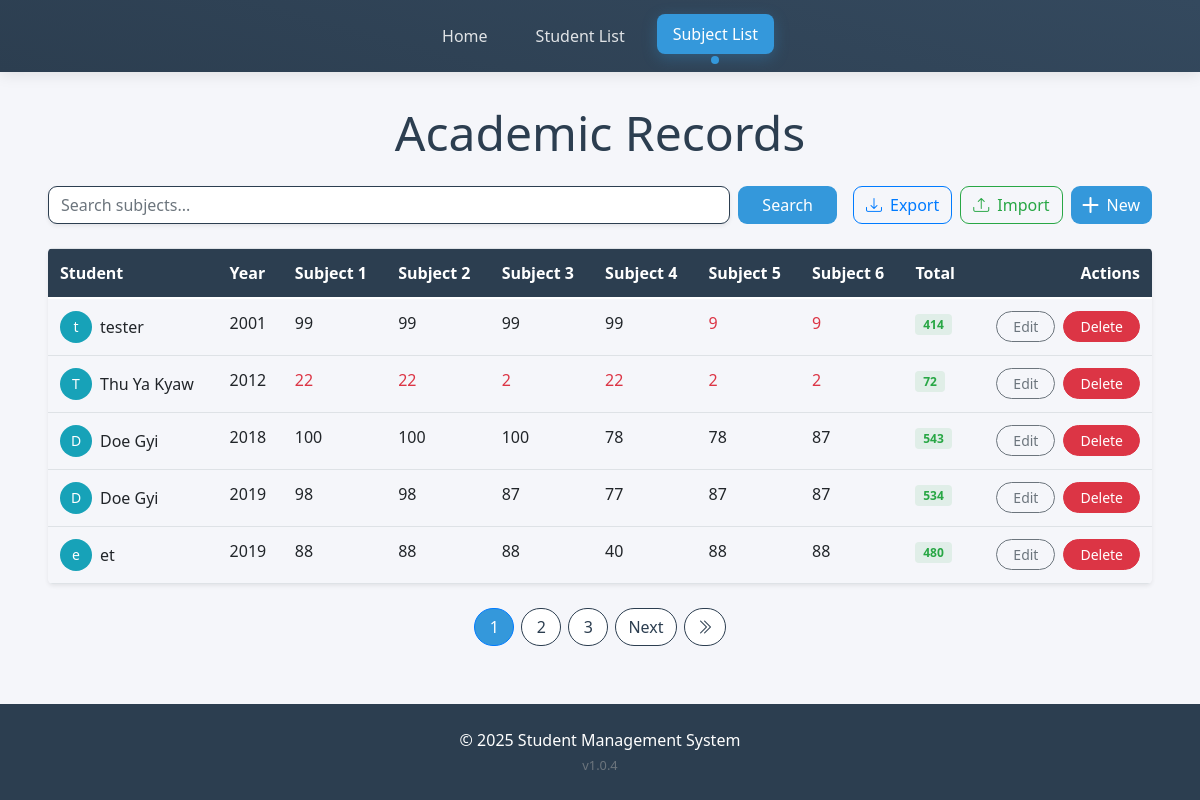
Page /management/subjects/ on the earlier database version.
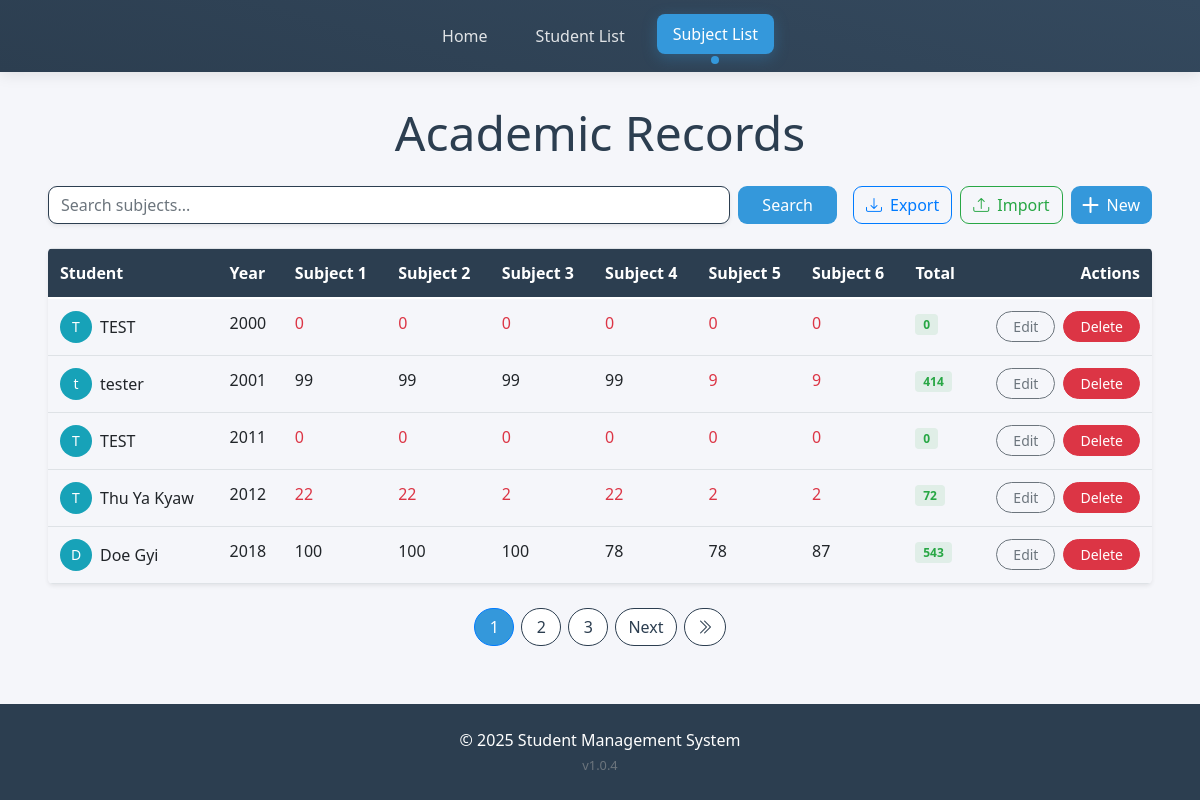
Same page on the later database version.
### student_app/models.py (models this page shows, shortened)
class Subject(models.Model):
    student = models.ForeignKey(Student, on_delete=models.CASCADE)
    year = models.IntegerField()
    subject1_marks = models.FloatField()
    subject2_marks = models.FloatField()
    subject3_marks = models.FloatField()
    subject4_marks = models.FloatField()
    subject5_marks = models.FloatField()
    subject6_marks = models.FloatField()
    @property
    def total_marks(self):
        return self.subject1_marks + self.subject2_marks + self.subject3_marks + self.subject4_marks + self.subject5_marks + self.subject6_marks

class Student(models.Model):
    name = models.CharField(max_length=100)
    dob = models.DateField()  # Date of Birth
    nrc = models.CharField(max_length=50, unique=True)  # National Registration Card number (assuming it's unique)
    father_name = models.CharField(max_length=100)
    mother_name = models.CharField(max_length=100)
    phone = models.CharField(max_length=15)  # Phone number
    address = models.TextField()  # Long address details
    grade = models.CharField(max_length=10)  # Grade (A, B, etc.)
    country = models.CharField(max_length=100)
    class Meta:
        verbose_name = "Student"
        verbose_name_plural = "Students"

### student_app/views.py (the view)
# urls.py: path('subjects/', views.subject_list, name='subject_list'),
def subject_list(request):
    query = request.GET.get('q', '')  # Get the search query from the URL
    subjects = Subject.objects.all().order_by('year')  # Order by year in ascending order
    if query:
        subjects = subjects.filter(student__name__icontains=query)  # Filter subjects by student name
    paginator = Paginator(subjects, 5)
    page_number = request.GET.get('page')
    page_obj = paginator.get_page(page_number)
    return render(request, 'subject/subject_list.html', {'page_obj': page_obj, 'query': query})

### templates/subject/subject_list.html (shortened to what the changed rows need)
{% extends 'base.html' %}
{% block content %}
<div class="container-main">
  <h2 class="display-5 text-center mb-4" style="color: var(--primary-color);">Academic Records</h2>
  <div class="table-responsive rounded-3 shadow-sm d-none d-md-block">
    <table class="table table-hover align-middle mb-0">
      <thead class="sticky-top" style="background: var(--primary-color); color: white;">
        <tr>
          <th>Student</th>
          <th>Year</th>
          <th>Subject 1</th>
          <th>Subject 2</th>
          <th>Subject 3</th>
          <th>Subject 4</th>
          <th>Subject 5</th>
          <th>Subject 6</th>
          <th>Total</th>
          <th class="text-end">Actions</th>
        </tr>
      </thead>
      <tbody>
        {% for subject in page_obj %}
        <tr>
          <td>
            <div class="d-flex align-items-center gap-2">
              <div class="avatar-sm bg-info text-white rounded-circle d-flex align-items-center justify-content-center">
                {{ subject.student.name|first }}
              </div>
              {{ subject.student.name }}
            </div>
          </td>
          <td>{{ subject.year }}</td>
          <td class="{% if subject.subject1_marks < 40 %}text-danger{% endif %}">
            {{ subject.subject1_marks|floatformat:0  }}
          </td>
          <td class="{% if subject.subject2_marks < 40 %}text-danger{% endif %}">
            {{ subject.subject2_marks|floatformat:0  }}
          </td>
          <td class="{% if subject.subject3_marks < 40 %}text-danger{% endif %}">
            {{ subject.subject3_marks|floatformat:0  }}
          </td>
          <td class="{% if subject.subject4_marks < 40 %}text-danger{% endif %}">
            {{ subject.subject4_marks|floatformat:0  }}
          </td>
          <td class="{% if subject.subject5_marks < 40 %}text-danger{% endif %}">
            {{ subject.subject5_marks|floatformat:0  }}
          </td>
          <td class="{% if subject.subject6_marks < 40 %}text-danger{% endif %}">
            {{ subject.subject6_marks|floatformat:0  }}
          </td>
          <td>
            <span class="badge bg-success-subtle text-success">
              {{ subject.total_marks|floatformat:0  }}
            </span>
          </td>
          <td class="text-end">
            <div class="d-flex gap-2 justify-content-end">
              <a href="{% url 'edit_subject' subject.id %}" class="btn btn-sm btn-outline-secondary px-3"
                style="border-radius: 20px;">
                Edit
              </a>
              <a href="{% url 'delete_subject' subject.id %}" class="btn btn-sm btn-danger px-3"
                style="border-radius: 20px;">
                Delete
              </a>
            </div>
          </td>
        </tr>
        {% endfor %}
      </tbody>
    </table>
  </div>
  <nav class="mt-4">
    <ul class="pagination justify-content-center">
      {% for num in page_obj.paginator.page_range %}
      {% if page_obj.number == num %}
      <li class="page-item active">
        <span class="page-link" style="border-radius: 20px; margin-right: 8px; background: var(--secondary-color);">
          {{ num }}
        </span>
      </li>
      {% else %}
      <li class="page-item">
        <a class="page-link" href="?page={{ num }}&q={{ query }}" style="border-radius: 20px; margin-right: 8px;">
          {{ num }}
        </a>
      </li>
      {% endif %}
      {% endfor %}
    </ul>
  </nav>
</div>
{% endblock %}

Differences in the rows shown:
no longer on this page (row unchanged): Subject: student.name|first "D", student.name "Doe Gyi", year "2019", subject1_marks "98", subject2_marks "98", subject3_marks "87", subject4_marks "77", subject5_marks "87", subject6_marks "87", total_marks "534"
no longer on this page (row unchanged): Subject: student.name|first "e", student.name "et", year "2019", subject1_marks "88", subject2_marks "88", subject3_marks "88", subject4_marks "40", subject5_marks "88", subject6_marks "88", total_marks "480"
added Subject: student.name|first "T", student.name "TEST", year "2000", subject1_marks "0", subject2_marks "0", subject3_marks "0", subject4_marks "0", subject5_marks "0", subject6_marks "0", total_marks "0"
now on this page (row edited): Subject: student.name|first "T", student.name "TEST", year "2011", subject1_marks "0", subject2_marks "0", subject3_marks "0", subject4_marks "0", subject5_marks "0", subject6_marks "0", total_marks "0"
